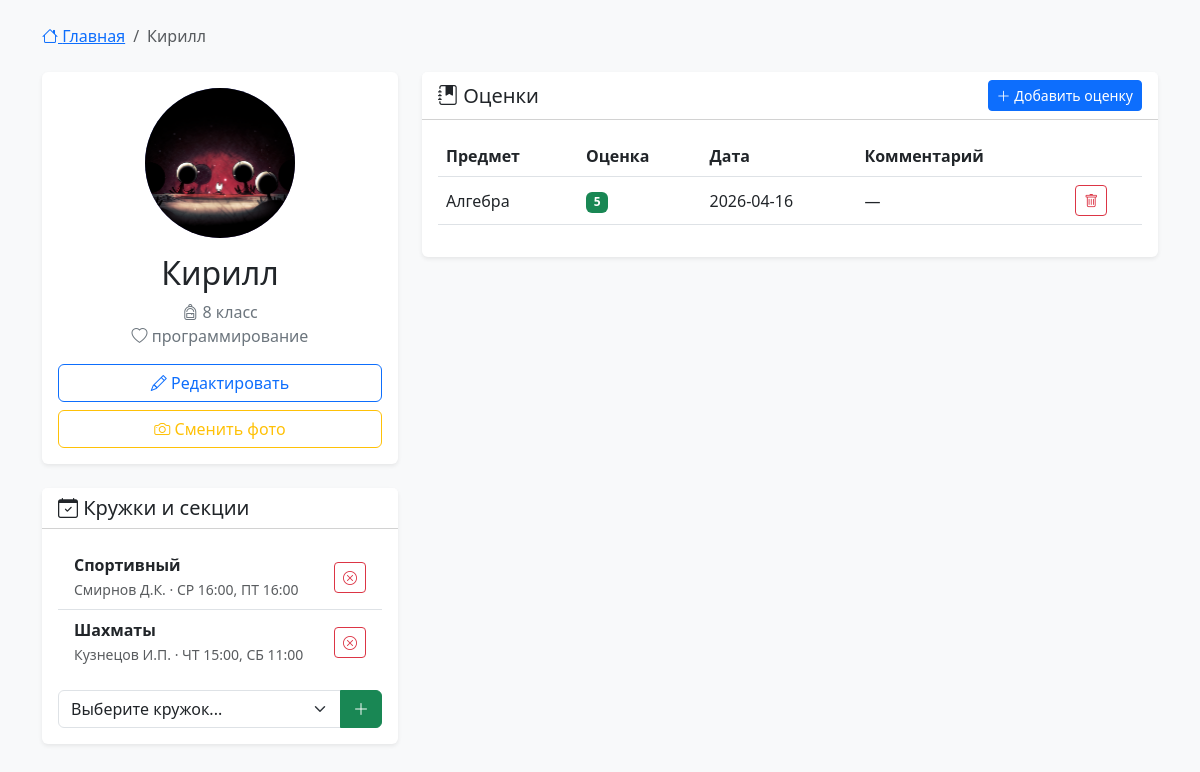
The page /student/Кирилл on the database its author committed.
### database.py (models this page shows)
class StudentDB(Base):
    __tablename__ = "students"
    id = Column(Integer, primary_key=True, index=True)
    name = Column(String, index=True)
    grade = Column(Integer)
    hobby = Column(String)
    avatar = Column(String, nullable=True)
    grades = relationship("GradeDB", back_populates="student", cascade="all, delete-orphan")
    clubs = relationship("ClubDB", secondary="student_clubs", back_populates="students")

class ClubDB(Base):
    __tablename__ = "clubs"
    id = Column(Integer, primary_key=True, index=True)
    name = Column(String)  # название кружка
    teacher = Column(String)  # руководитель
    room = Column(String)  # кабинет
    schedule = Column(String)  # расписание (например, "вторник 15:00")
    students = relationship("StudentDB", secondary="student_clubs", back_populates="clubs")

class GradeDB(Base):
    __tablename__ = "grades"
    id = Column(Integer, primary_key=True, index=True)
    subject = Column(String)  # предмет
    score = Column(Integer)  # оценка (2, 3, 4, 5)
    date = Column(String)  # дата
    comment = Column(String, nullable=True)  # комментарий учителя
    student_id = Column(Integer, ForeignKey("students.id"))
    student = relationship("StudentDB", back_populates="grades")

### main.py (the view)
@app.get("/student/{student_name}", response_class=HTMLResponse)
async def student_profile(request: Request, student_name: str, db: Session = Depends(get_db)):
    student = db.query(StudentDB).filter(StudentDB.name == student_name).first()
    if not student:
        return templates.TemplateResponse(
            "404.html",
            {"request": request, "name": student_name}
        )
    all_clubs = db.query(ClubDB).all()
    return templates.TemplateResponse(
        "profile.html",
        {
            "request": request,
            "student": student,
            "all_clubs": all_clubs,
            "title": f"Профиль: {student.name}"
        }
    )

### templates/profile.html (shortened to what this page needs)
<!DOCTYPE html>
<html lang="ru">
<head>
    <link href="https://cdn.jsdelivr.net/npm/bootstrap@5.3.0/dist/css/bootstrap.min.css" rel="stylesheet">
    <link rel="stylesheet" href="https://cdn.jsdelivr.net/npm/bootstrap-icons@1.11.0/font/bootstrap-icons.css">
</head>
<body class="bg-light">
    <div class="container py-4">
        <nav aria-label="breadcrumb" class="mb-4">
            <ol class="breadcrumb">
                <li class="breadcrumb-item"><a href="/"><i class="bi bi-house"></i> Главная</a></li>
                <li class="breadcrumb-item active">{{ student.name }}</li>
            </ol>
        </nav>
        <div class="row">
            <div class="col-md-4 mb-4">
                <div class="card shadow-sm border-0">
                    <div class="card-body text-center">
                        <div class="profile-avatar mb-3">
                            {% if student.avatar %}
                                <img src="{{ student.avatar }}" alt="{{ student.name }}">
                            {% else %}
                                {{ student.name[0]|upper }}
                            {% endif %}
                        </div>
                        <h2 class="card-title">{{ student.name }}</h2>
                        <p class="text-secondary">
                            <i class="bi bi-backpack"></i> {{ student.grade }} класс<br>
                            <i class="bi bi-heart"></i> {{ student.hobby }}
                        </p>
                        <div class="d-grid gap-2">
                            <a href="/edit/{{ student.id }}" class="btn btn-outline-primary">
                                <i class="bi bi-pencil"></i> Редактировать
                            </a>
                            <button class="btn btn-outline-warning" data-bs-toggle="modal" data-bs-target="#changeAvatarModal">
                                <i class="bi bi-camera"></i> Сменить фото
                            </button>
                        </div>
                    </div>
                </div>
                <div class="card shadow-sm border-0 mt-4">
                    <div class="card-header bg-white">
                        <h5 class="mb-0"><i class="bi bi-calendar-check"></i> Кружки и секции</h5>
                    </div>
                    <div class="card-body">
                        {% if student.clubs %}
                            <div class="list-group list-group-flush">
                                {% for student_club in student.clubs %}
                                <div class="list-group-item d-flex justify-content-between align-items-center">
                                    <div>
                                        <strong>{{ student_club.name }}</strong><br>
                                        <small class="text-muted">{{ student_club.teacher }} · {{ student_club.schedule }}</small>
                                    </div>
                                    <form action="/student/{{ student.id }}/leave-club/{{ student_club.id }}" method="post" class="m-0">
                                        <button type="submit" class="btn btn-sm btn-outline-danger">
                                            <i class="bi bi-x-circle"></i>
                                        </button>
                                    </form>
                                </div>
                                {% endfor %}
                            </div>
                        {% else %}
                            <p class="text-muted">Не записан ни в один кружок.</p>
                        {% endif %}
                        <form action="/student/{{ student.id }}/join-club" method="post" class="mt-3">
                            <div class="input-group">
                                <select name="club_id" class="form-select" required>
                                    <option value="">Выберите кружок...</option>
                                </select>
                                <button type="submit" class="btn btn-success">
                                    <i class="bi bi-plus-lg"></i>
                                </button>
                            </div>
                        </form>
                    </div>
                </div>
            </div>
            <div class="col-md-8">
                <div class="card shadow-sm border-0">
                    <div class="card-header bg-white d-flex justify-content-between align-items-center">
                        <h5 class="mb-0"><i class="bi bi-journal-bookmark-fill"></i> Оценки</h5>
                        <a href="/student/{{ student.id }}/add-grade" class="btn btn-sm btn-primary">
                            <i class="bi bi-plus-lg"></i> Добавить оценку
                        </a>
                    </div>
                    <div class="card-body">
                        {% if student.grades %}
                            <div class="table-responsive">
                                <table class="table table-hover align-middle">
                                    <thead>
                                        <tr>
                                            <th>Предмет</th>
                                            <th>Оценка</th>
                                            <th>Дата</th>
                                            <th>Комментарий</th>
                                            <th></th>
                                        </tr>
                                    </thead>
                                    <tbody>
                                        {% for grade in student.grades %}
                                        <tr>
                                            <td>{{ grade.subject }}</td>
                                            <td>
                                                {% if grade.score == 5 %}
                                                    <span class="badge bg-success">5</span>
                                                {% elif grade.score == 4 %}
                                                    <span class="badge bg-primary">4</span>
                                                {% elif grade.score == 3 %}
                                                    <span class="badge bg-warning text-dark">3</span>
                                                {% else %}
                                                    <span class="badge bg-danger">{{ grade.score }}</span>
                                                {% endif %}
                                            </td>
                                            <td>{{ grade.date }}</td>
                                            <td>{{ grade.comment or '—' }}</td>
                                            <td>
                                                <form action="/grade/{{ grade.id }}/delete" method="post" class="m-0">
                                                    <button type="submit" class="btn btn-sm btn-outline-danger">
                                                        <i class="bi bi-trash"></i>
                                                    </button>
                                                </form>
                                            </td>
                                        </tr>
                                        {% endfor %}
                                    </tbody>
                                </table>
                            </div>
                        {% else %}
                            <div class="alert alert-light">
                                <i class="bi bi-info-circle"></i> Пока нет оценок.
                            </div>
                        {% endif %}
                    </div>
                </div>
            </div>
        </div>
    </div>
</body>
</html>

### templates/profile.html (style rules this page uses)
.profile-avatar { width: 150px; height: 150px; border-radius: 50%; background: linear-gradient(135deg, #667eea 0%, #764ba2 100%); display: flex; align-items: center; justify-content: center; color: white; font-size: 4rem; font-weight: bold; overflow: hidden; margin: 0 auto; }
.profile-avatar img { width: 100%; height: 100%; object-fit: cover; }

### rows shown on the page
StudentDB: name "Кирилл", avatar (picture), grade "8", hobby "программирование"
ClubDB: name "Спортивный", teacher "Смирнов Д.К.", schedule "СР 16:00, ПТ 16:00"
ClubDB: name "Шахматы", teacher "Кузнецов И.П.", schedule "ЧТ 15:00, СБ 11:00"
GradeDB: subject "Алгебра", score "5", date "2026-04-16", comment "—"
